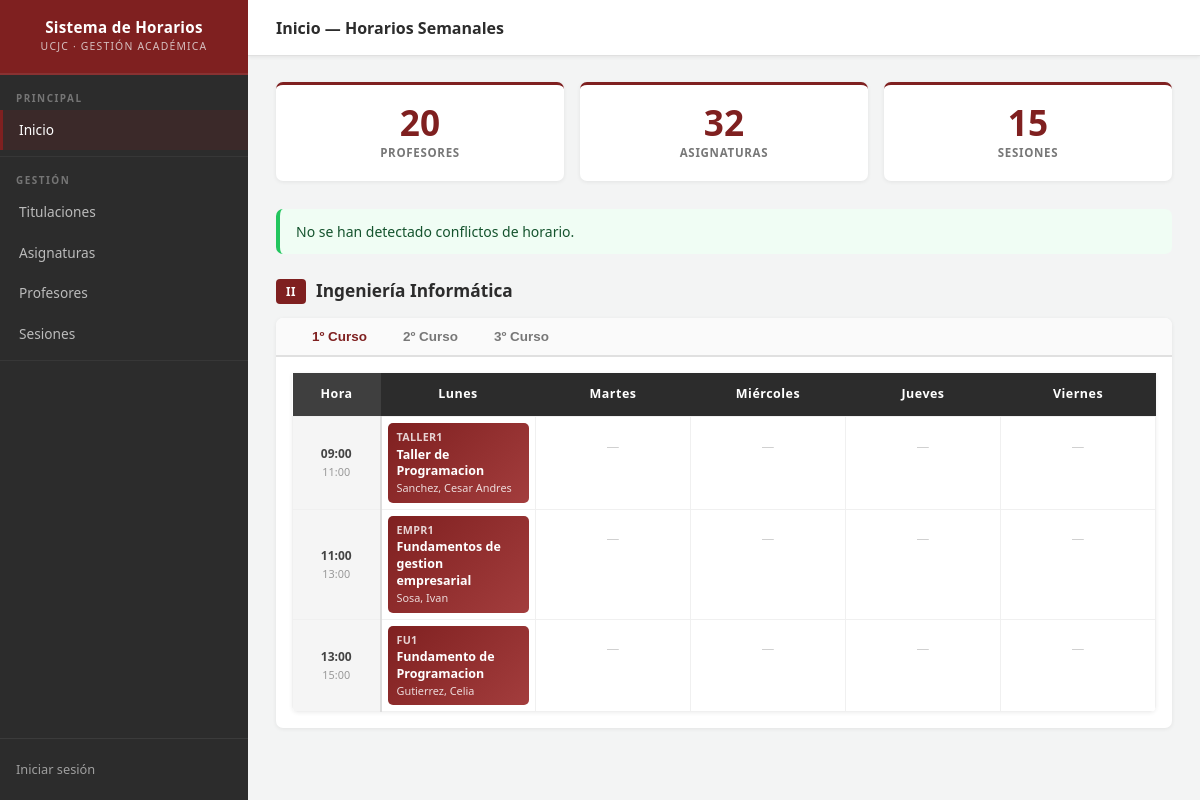
/horarios/, run on the app's committed database.
### horarios/models.py (models this page shows, shortened)
class Titulacion(models.Model):
    codigo = models.CharField(max_length=10, unique=True, verbose_name='Código')
    nombre = models.CharField(max_length=200, verbose_name='Nombre')
    class Meta:
        ordering = ['nombre']
        verbose_name = 'Titulación'
        verbose_name_plural = 'Titulaciones'

class Sesion(models.Model):
    DIAS_SEMANA = [
        ('LUN', 'Lunes'),
        ('MAR', 'Martes'),
        ('MIE', 'Miércoles'),
        ('JUE', 'Jueves'),
        ('VIE', 'Viernes'),
    ]
    dia = models.CharField(max_length=3, choices=DIAS_SEMANA)
    hora_inicio = models.TimeField()
    hora_fin = models.TimeField()
    class Meta:
        ordering = ['dia', 'hora_inicio']

class Asignatura(models.Model):
    CURSOS = [
        (1, '1º Curso'),
        (2, '2º Curso'),
        (3, '3º Curso'),
        (4, '4º Curso'),
        (5, '5º Curso'),
    ]
    nombre = models.CharField(max_length=200)
    codigo = models.CharField(max_length=20, unique=True)
    titulacion = models.ForeignKey(
        Titulacion,
        on_delete=models.PROTECT,
        related_name='asignaturas',
        verbose_name='Titulación',
    )
    curso = models.IntegerField(choices=CURSOS)
    es_electiva = models.BooleanField(
        default=False,
        verbose_name='Es electiva',
        help_text='Las asignaturas electivas pueden compartir franja horaria con otras electivas del mismo curso.',
    )
    profesor = models.ForeignKey(
        Profesor,
        on_delete=models.SET_NULL,
        null=True,
        blank=True,
        related_name='asignaturas',
    )
    sesiones = models.ManyToManyField(Sesion, blank=True)

### horarios/views.py (the view)
# urls.py: path('', views.index, name='index'),
def index(request):
    num_profesores = Profesor.objects.count()
    num_asignaturas = Asignatura.objects.count()
    num_sesiones = Sesion.objects.count()
    num_visits = request.session.get('num_visits', 0) + 1
    request.session['num_visits'] = num_visits
    conflictos = detectar_conflictos()
    horarios_titulaciones = generar_horarios_por_titulacion()
    return render(request, 'index.html', {
        'num_profesores': num_profesores,
        'num_asignaturas': num_asignaturas,
        'num_sesiones': num_sesiones,
        'num_visits': num_visits,
        'conflictos': conflictos,
        'horarios_titulaciones': horarios_titulaciones,
    })

### horarios/models.py (called while the page is built)
    def __str__(self):
        return f"{self.apellidos}, {self.nombre}"

### horarios/templates/index.html (shortened to what this page needs)
{% extends "base_generic.html" %}
{% block page_title %}Inicio — Horarios Semanales{% endblock %}
{% block content %}
<div class="stats-grid">
  <div class="stat-card">
    <div class="stat-number">{{ num_profesores }}</div>
    <div class="stat-label">Profesores</div>
  </div>
  <div class="stat-card">
    <div class="stat-number">{{ num_asignaturas }}</div>
    <div class="stat-label">Asignaturas</div>
  </div>
  <div class="stat-card">
    <div class="stat-number">{{ num_sesiones }}</div>
    <div class="stat-label">Sesiones</div>
  </div>
</div>
{% if conflictos %}
<div class="alert alert-danger" style="margin-bottom: 24px;">
  <div>
    <strong>Se han detectado {{ conflictos|length }} conflicto(s) de horario:</strong>
    <ul style="margin: 8px 0 0 18px; padding: 0;">
      {% for c in conflictos %}<li>{{ c }}</li>{% endfor %}
    </ul>
  </div>
</div>
{% else %}
<div class="alert alert-success" style="margin-bottom: 24px;">
  No se han detectado conflictos de horario.
</div>
{% endif %}
{% if horarios_titulaciones %}
  {% for tit in horarios_titulaciones %}
  <div class="titulacion-block">
    <div class="titulacion-heading">
      <span class="tit-badge {{ tit.codigo }}">{{ tit.codigo }}</span>
      <h3>{{ tit.nombre }}</h3>
    </div>
    <div class="card">
      <div class="tab-bar" id="tabbar-{{ tit.codigo }}">
        {% for curso in tit.cursos %}
        <button
          class="tab-btn {% if forloop.first %}active{% endif %}"
          onclick="switchTab('{{ tit.codigo }}', {{ curso.numero }}, this)">
          {{ curso.nombre }}
        </button>
        {% endfor %}
      </div>
      <div class="tab-panels">
        {% for curso in tit.cursos %}
        <div class="tab-panel {% if forloop.first %}active{% endif %}"
             id="panel-{{ tit.codigo }}-{{ curso.numero }}">
          {% if curso.horario %}
          <div class="table-wrapper" style="border-radius: 0 0 6px 6px;">
            <table class="schedule-table">
              <thead>
                <tr>
                  <th>Hora</th>
                  <th>Lunes</th>
                  <th>Martes</th>
                  <th>Miércoles</th>
                  <th>Jueves</th>
                  <th>Viernes</th>
                </tr>
              </thead>
              <tbody>
                {% for fila in curso.horario %}
                <tr>
                  <td class="time-col">
                    {{ fila.hora_inicio|time:"H:i" }}
                    <span class="time-end">{{ fila.hora_fin|time:"H:i" }}</span>
                  </td>
                  {% for dia_slot in fila.dias %}
                  <td>
                    {% if dia_slot.asignaturas %}
                      {% for asig in dia_slot.asignaturas %}
                      <div class="schedule-cell {% if asig.es_electiva %}electiva{% endif %}">
                        <div class="cell-code">{{ asig.codigo }}</div>
                        <div class="cell-name">{{ asig.nombre }}</div>
                        <div class="cell-prof">{{ asig.profesor }}</div>
                      </div>
                      {% endfor %}
                    {% else %}
                      <div class="empty-slot">—</div>
                    {% endif %}
                  </td>
                  {% endfor %}
                </tr>
                {% endfor %}
              </tbody>
            </table>
          </div>
          {% else %}
          <div class="empty-state" style="padding: 24px;">
            <p>No hay sesiones programadas para este curso.</p>
          </div>
          {% endif %}
        </div>
        {% endfor %}
      </div>
    </div>
  </div>
  {% endfor %}
{% endif %}
{% endblock %}

### static/css/style.css (style rules this page uses)
:root { --crimson: #7F2020; --crimson-dark: #5a1515; --crimson-light: #a33d3d; --crimson-hover: #6b1a1a; --off-white: #F3F4F4; --charcoal: #2C2C2C; --charcoal-light: #3f3f3f; --white: #ffffff; --border: #e0e0e0; --border-light: #f0f0f0; --text-muted: #777; --sidebar-width: 248px; --topbar-height: 56px; --radius: 7px; --shadow-sm: 0 1px 4px rgba(0,0,0,0.07); --shadow: 0 2px 10px rgba(0,0,0,0.09); }
*, *::before, *::after { box-sizing: border-box; margin: 0; padding: 0; }
html { scroll-behavior: smooth; }
body { font-family: 'Segoe UI', system-ui, -apple-system, BlinkMacSystemFont, sans-serif; background: var(--off-white); color: var(--charcoal); min-height: 100vh; font-size: 15px; line-height: 1.5; }
.alert { padding: 12px 16px; border-radius: var(--radius); margin-bottom: 10px; font-size: 0.875rem; border-left: 4px solid transparent; display: flex; align-items: flex-start; gap: 8px; }
.alert-success { background: #f0fdf4; border-color: #22c55e; color: #14532d; }
.stats-grid { display: grid; grid-template-columns: repeat(auto-fit, minmax(150px, 1fr)); gap: 16px; margin-bottom: 28px; }
.stat-card { background: white; border-radius: var(--radius); padding: 20px 18px; box-shadow: var(--shadow-sm); text-align: center; border-top: 3px solid var(--crimson); transition: box-shadow 0.2s; }
.stat-number { font-size: 2.2rem; font-weight: 800; color: var(--crimson); line-height: 1; margin-bottom: 4px; }
.stat-label { font-size: 0.72rem; color: var(--text-muted); text-transform: uppercase; letter-spacing: 0.7px; font-weight: 600; }
.card { background: white; border-radius: var(--radius); box-shadow: var(--shadow-sm); overflow: hidden; margin-bottom: 8px; }
.table-wrapper { overflow-x: auto; border-radius: var(--radius); box-shadow: var(--shadow-sm); }
table.schedule-table { width: 100%; border-collapse: collapse; background: white; font-size: 0.82rem; table-layout: fixed; }
table.schedule-table thead th { background: var(--charcoal); color: white; padding: 12px 10px; text-align: center; font-weight: 700; font-size: 0.78rem; letter-spacing: 0.5px; white-space: nowrap; }
table.schedule-table thead th:first-child { background: var(--charcoal-light); width: 88px; }
table.schedule-table tbody td { padding: 6px; border: 1px solid var(--border-light); vertical-align: top; min-height: 52px; }
table.schedule-table tbody td.time-col { background: #f5f5f5; text-align: center; font-weight: 700; font-size: 0.75rem; color: #444; border-right: 2px solid #ddd; white-space: nowrap; vertical-align: middle; padding: 8px 6px; }
table.schedule-table tbody td.time-col .time-end { display: block; font-weight: 400; font-size: 0.68rem; color: #999; margin-top: 1px; }
.schedule-cell { background: linear-gradient(135deg, var(--crimson) 0%, #a33d3d 100%); color: white; padding: 7px 9px; border-radius: 5px; font-size: 0.75rem; line-height: 1.35; }
.schedule-cell .cell-code { font-size: 0.67rem; opacity: 0.8; font-weight: 600; text-transform: uppercase; letter-spacing: 0.3px; }
.schedule-cell .cell-name { font-weight: 700; font-size: 0.78rem; margin: 2px 0 1px; }
.schedule-cell .cell-prof { font-size: 0.68rem; opacity: 0.82; }
.empty-slot { display: flex; align-items: center; justify-content: center; min-height: 46px; color: #d0d0d0; font-size: 0.8rem; }
.titulacion-block { margin-bottom: 34px; }
.titulacion-heading { display: flex; align-items: center; gap: 10px; margin-bottom: 14px; }
.tit-badge { background: var(--crimson); color: white; padding: 4px 10px; border-radius: 4px; font-size: 0.72rem; font-weight: 800; letter-spacing: 0.5px; flex-shrink: 0; }
.titulacion-heading h3 { font-size: 1.08rem; font-weight: 700; color: var(--charcoal); }
.tab-bar { display: flex; gap: 0; border-bottom: 2px solid var(--border); padding: 0 18px; background: #fafafa; border-radius: var(--radius) var(--radius) 0 0; overflow-x: auto; }
.tab-btn { padding: 11px 18px; font-size: 0.84rem; font-weight: 700; color: var(--text-muted); cursor: pointer; background: none; border: none; border-bottom: 2px solid transparent; margin-bottom: -2px; transition: color 0.15s, border-color 0.15s; white-space: nowrap; flex-shrink: 0; }
.tab-btn.active { color: var(--crimson); border-bottom-color: var(--crimson); }
.tab-panels { padding: 16px; }
.tab-panel { display: none; }
.tab-panel.active { display: block; }

### data on the page
Titulacion: codigo "II", nombre "Ingeniería Informática"
Sesion: hora_inicio "09:00", hora_fin "11:00"
Asignatura: codigo "TALLER1", nombre "Taller de Programacion"
Sesion: hora_inicio "11:00", hora_fin "13:00"
Asignatura: codigo "EMPR1", nombre "Fundamentos de gestion empresarial"
Sesion: hora_inicio "13:00", hora_fin "15:00"
Asignatura: codigo "FU1", nombre "Fundamento de Programacion"

### other printed values
{{ num_profesores }} "20"
{{ num_asignaturas }} "32"
{{ num_sesiones }} "15"
{{ curso.nombre }} "1º Curso" "2º Curso" "3º Curso"
{{ asig.profesor }} "Sanchez, Cesar Andres" "Sosa, Ivan" "Gutierrez, Celia"
